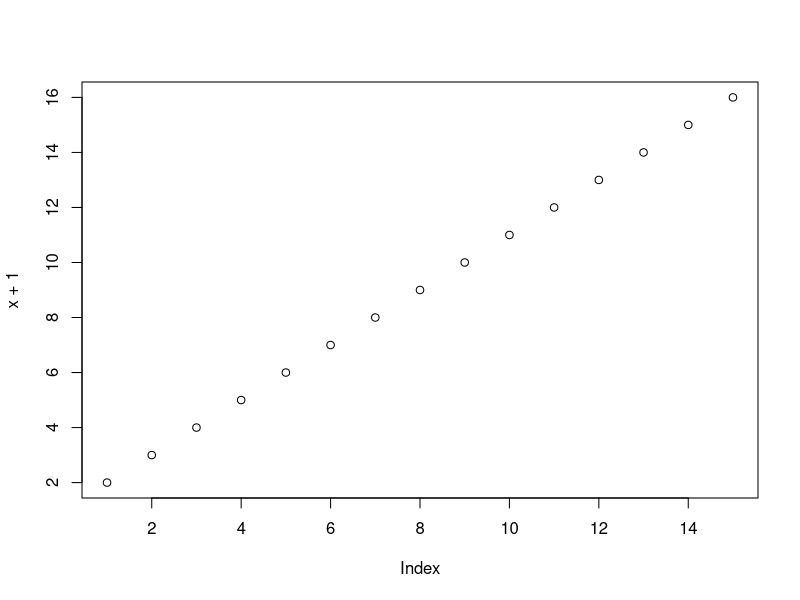

Source code (R):
## ---- chunk 1
vetor <- c(4.5, 5, 3.7, 8)
vetor
## ---- chunk 2
 x <- 1:15
 plot(x+1)
## ---- chunk 3
 mode(x)
## ---- chunk 4
typeof(x)
## ---- chunk 5
length(x)
## ---- chunk 6
x <- 1:12
x
## ---- chunk 7
is.vector(x)
## ---- chunk 8
is.matrix(x)
## ---- chunk 9
y <- matrix(1:12, 3, 4)
y
## ---- chunk 10
is.vector(y)
## ---- chunk 11
is.matrix(y)
